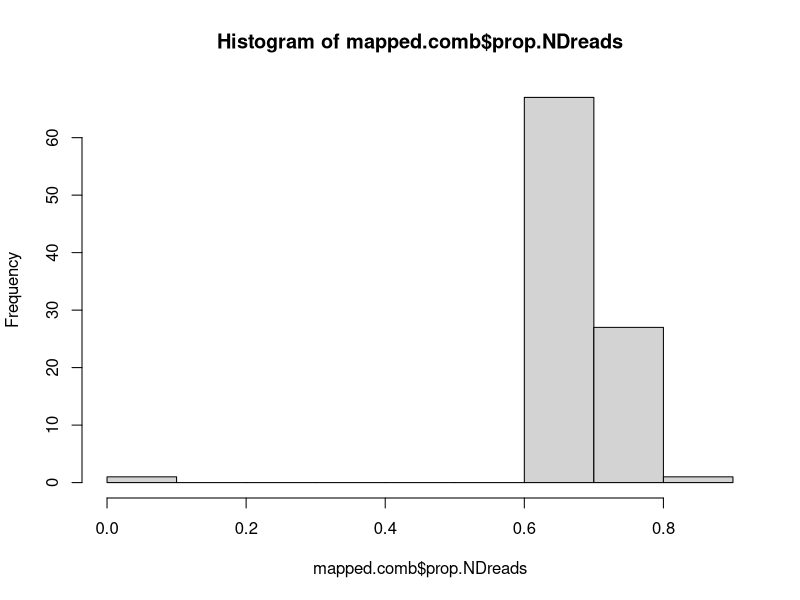
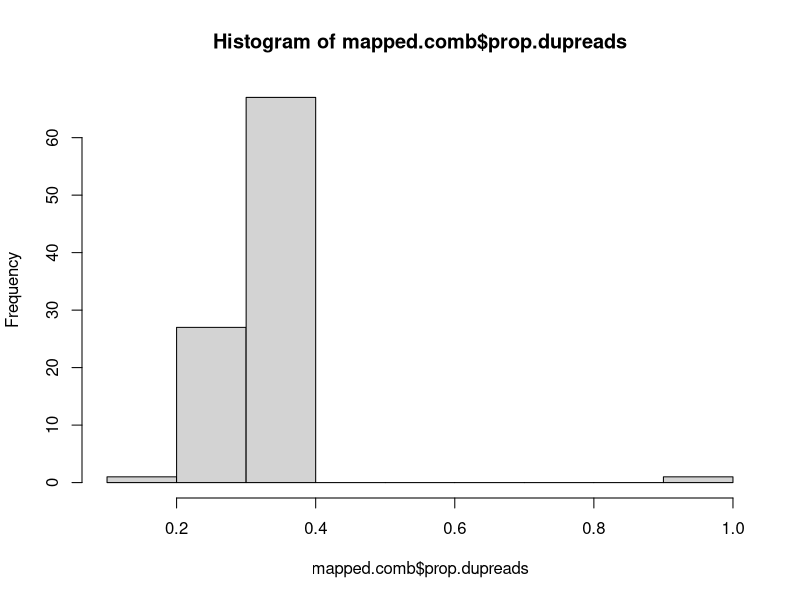
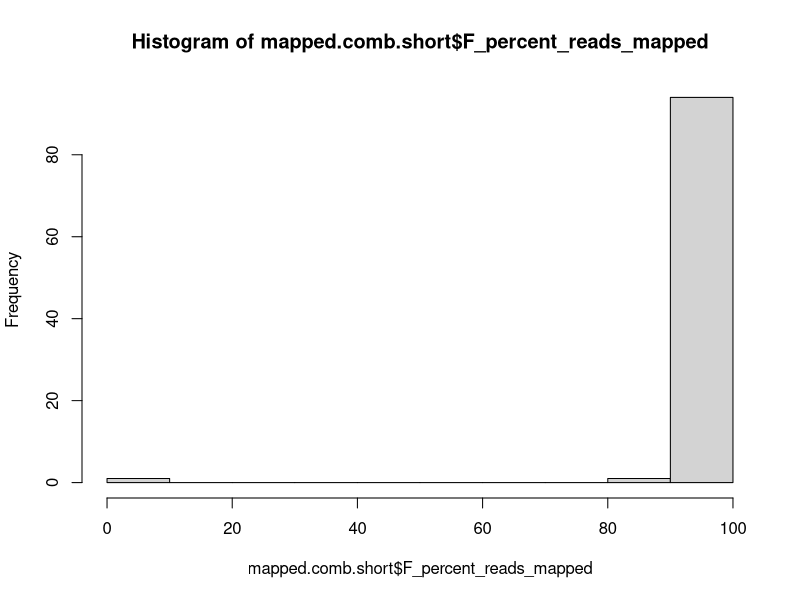

Write the R code that produced these figures, in order. (Note: this script raises an error after producing the figures.)
################ Exploratory Data Analysis Part 2 - simplified version #############################


# In part 2 of EDA, we are looking at mapping statistics and how the reads compare before and after removing
# PCR duplicates
# Inputs for this script are the All_head_flagstat_reformat.txt file generated immediately after the mapping step, and
# All_head_filt_flagstat_reformat.txt generated after duplicate removal step
# From this script, you should generate a csv file with statistics reporting percent reads mapped before and after removing PCR dups
# You should also produce histograms of mapping reads and proportion of duplicates in reads

#setup

library(here) #this should set your working directory to your project folder where this script is located
list.files()

library(ggplot2)
library(tidyr)
library(data.table)
library(reshape2)


##### Read in files and reformat

list.files(path="./",pattern="cc_All_head") #list files with this pattern in the title
mapped.raw<-read.delim("./cc_All_head_flagstat_reformat.txt",header=T) #read in file generated after mapping
mapped.fltr<-read.delim("./cc_All_head_filt_flagstat_reformat.txt",header=T) #read in file generated after removing PCR dups
mapped.raw$ID<-gsub("_sort_flagstat.txt", "", mapped.raw$sampleID)
mapped.fltr$ID<-gsub("_sortfltr_flagstat.txt", "", mapped.fltr$sampleID)
mapped.comb<-merge(mapped.raw,mapped.fltr, by="ID") #make one dataframe with both mapped read types
mapped.comb<-mapped.comb[,c(1,3,15,4,16,5,17,6,18,7,19,8,20,9,21,10,22,11,23,12,24,13,25)] #reorganize dataframe, this can be changed if needed, but this column format generally works
vars<-colsplit(mapped.comb$ID, "_", c("LABID","well","turtle","mpatch")) #the options after c() will be specifiy to your naming scheme for your samples, CHANGE FOR YOUR DATA
mapped.comb<-cbind(mapped.comb,vars)
mapped.comb<-mapped.comb[,c(1,24:27,2:23)] #tidy up


#get proportions of filtered to unfiltered mapped reads
mapped.comb$prop.NDreads<-mapped.comb$mapped.reads.QC.passed.y/mapped.comb$total.reads.QC.passed.x
summary(mapped.comb$prop.NDreads)#see percentage of raw reads left after filtering
sd(mapped.comb$prop.NDreads) #get sd of how many reads are dropped to filtering
hist(mapped.comb$prop.NDreads) #plot histogram of prop of nonduplicated reads
mapped.comb$prop.dupreads<-(1-mapped.comb$prop.NDreads) #get proportion of reads that were duplicates
summary(mapped.comb$prop.dupreads)
sd(mapped.comb$prop.dupreads)
hist(mapped.comb$prop.dupreads)

mapped.comb.short<-mapped.comb[,c(1:11,29)] #create shorter version of he above dataframe
str(mapped.comb.short)
names(mapped.comb.short) <- c("ID","LABID","well", "turtle", "mpatch", "UF_total_reads_QC_passed"	,"F_total_reads_QC_passed","UF_mapped_reads_QC_passed","F_mapped_reads_QC_passed",	"UF_percent_reads_mapped","F_percent_reads_mapped","prop") #you should change some of these if the variables aren't in your dataset, like mpatch
hist(mapped.comb.short$F_percent_reads_mapped)
write.csv(mapped.comb.short,"../short_mapping_stats.csv") #change path to where you want your mapping stat file written to

######################add in QC category info from section I- OPTIONAL####################
# you can do this step if you included your failed sampels during your mapping step, if not this can be skipped. Basically this just allows us to look at EDA with only qc-passed samples


#SRA1<-sample.reads.binRAshort[,c(1,5:9)] #this dataframe was generated in EDA part 1 script, which is upstream of this one. Can copy from that to get qc info.
#SRA1$platewell<-paste(SRA1$plate,SRA1$well)
#mapped.comb.short$platewell<-paste(mapped.comb.short$plate,mapped.comb.short$well)
#CFS<-merge(mapped.comb.short,SRA1,by="platewell")
#CFS.ok<-subset(CFS,QC_cat!="failed")



